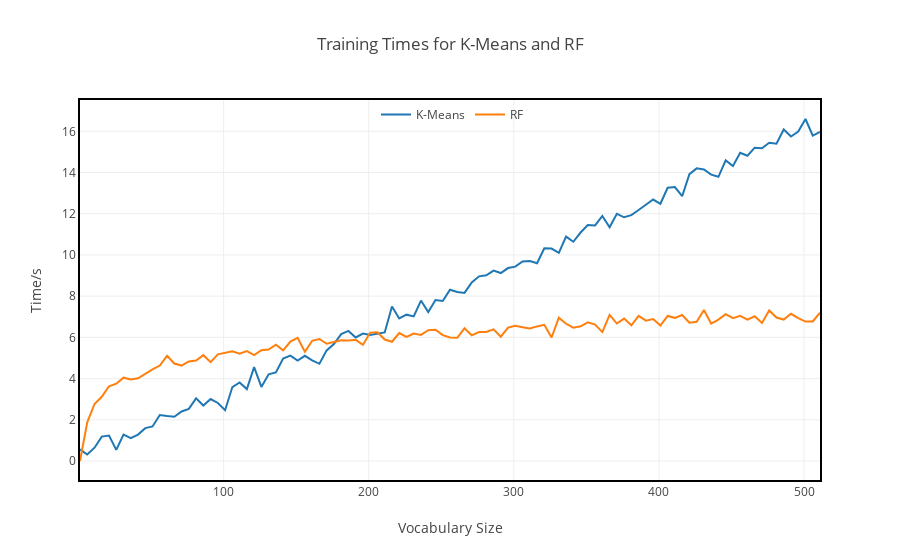

Notebook code cell kept with this figure:
### Code cell
import plotly
import plotly.graph_objs as go

plotly.offline.init_notebook_mode(connected=True)

trace_k_means_train = go.Scatter(
    x=K,
    y=k_means_train,
    name='K-Means'
)

trace_rf_train = go.Scatter(
    x=K,
    y=rf_train,
    name='RF'
)

data = [trace_k_means_train, trace_rf_train]

layout = go.Layout(
    title='Training Times for K-Means and RF',
    xaxis = dict(
        title='Vocabulary Size',
        linecolor='black',
        linewidth=2,
        mirror=True,
        zeroline=False
    ),
    yaxis = dict(
        title='Time/s',
        linecolor='black',
        linewidth=2,
        mirror=True,
        zeroline=False
    ),
    legend = dict(
        orientation='h',
        x=0.4, 
        y=1,
        bgcolor='rgba(0,0,0,0)',
        font=dict(
            size=12
        )
    )
)

fig = go.Figure(data=data, layout=layout)

plotly.offline.iplot(fig)

plotly.io.write_image(fig, 'assets/3.3/plotly/vector_quantisation_complexity_train_plotly.png')
